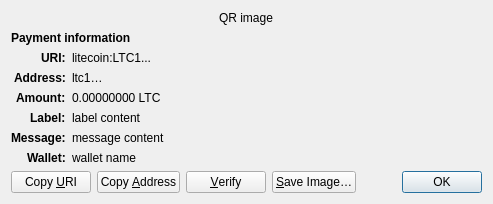
<?xml version="1.0" encoding="UTF-8"?>
<ui version="4.0">
 <class>ReceiveRequestDialog</class>
 <widget class="QDialog" name="ReceiveRequestDialog">
  <property name="geometry">
   <rect>
    <x>0</x>
    <y>0</y>
    <width>413</width>
    <height>229</height>
   </rect>
  </property>
  <property name="windowTitle">
   <string>Request payment to …</string>
  </property>
  <layout class="QGridLayout" name="gridLayout" columnstretch="0,1">
   <property name="sizeConstraint">
    <enum>QLayout::SetFixedSize</enum>
   </property>
   <item row="0" column="0" colspan="2" alignment="Qt::AlignHCenter">
    <widget class="QRImageWidget" name="qr_code">
     <property name="text">
      <string notr="true">QR image</string>
     </property>
     <property name="textInteractionFlags">
      <set>Qt::NoTextInteraction</set>
     </property>
    </widget>
   </item>
   <item row="1" column="0" colspan="2">
    <widget class="QLabel" name="payment_header">
     <property name="font">
      <font>
       <weight>75</weight>
       <bold>true</bold>
      </font>
     </property>
     <property name="text">
      <string>Payment information</string>
     </property>
     <property name="textInteractionFlags">
      <set>Qt::NoTextInteraction</set>
     </property>
    </widget>
   </item>
   <item row="2" column="0" alignment="Qt::AlignRight|Qt::AlignTop">
    <widget class="QLabel" name="uri_tag">
     <property name="font">
      <font>
       <weight>75</weight>
       <bold>true</bold>
      </font>
     </property>
     <property name="text">
      <string notr="true">URI:</string>
     </property>
     <property name="textFormat">
      <enum>Qt::PlainText</enum>
     </property>
     <property name="textInteractionFlags">
      <set>Qt::NoTextInteraction</set>
     </property>
    </widget>
   </item>
   <item row="2" column="1" alignment="Qt::AlignTop">
    <widget class="QLabel" name="uri_content">
     <property name="text">
      <string notr="true">litecoin:LTC1...</string>
     </property>
     <property name="textFormat">
      <enum>Qt::RichText</enum>
     </property>
     <property name="wordWrap">
      <bool>true</bool>
     </property>
     <property name="textInteractionFlags">
      <set>Qt::TextSelectableByMouse</set>
     </property>
    </widget>
   </item>
   <item row="3" column="0" alignment="Qt::AlignRight|Qt::AlignTop">
    <widget class="QLabel" name="address_tag">
     <property name="font">
      <font>
       <weight>75</weight>
       <bold>true</bold>
      </font>
     </property>
     <property name="text">
      <string>Address:</string>
     </property>
     <property name="textInteractionFlags">
      <set>Qt::NoTextInteraction</set>
     </property>
    </widget>
   </item>
   <item row="3" column="1" alignment="Qt::AlignTop">
    <widget class="QLabel" name="address_content">
     <property name="text">
      <string notr="true">ltc1…</string>
     </property>
     <property name="textFormat">
      <enum>Qt::PlainText</enum>
     </property>
     <property name="textInteractionFlags">
      <set>Qt::TextSelectableByMouse</set>
     </property>
    </widget>
   </item>
   <item row="4" column="0" alignment="Qt::AlignRight|Qt::AlignTop">
    <widget class="QLabel" name="amount_tag">
     <property name="font">
      <font>
       <weight>75</weight>
       <bold>true</bold>
      </font>
     </property>
     <property name="text">
      <string>Amount:</string>
     </property>
     <property name="textInteractionFlags">
      <set>Qt::NoTextInteraction</set>
     </property>
    </widget>
   </item>
   <item row="4" column="1" alignment="Qt::AlignTop">
    <widget class="QLabel" name="amount_content">
     <property name="text">
      <string notr="true">0.00000000 LTC</string>
     </property>
     <property name="textFormat">
      <enum>Qt::PlainText</enum>
     </property>
     <property name="textInteractionFlags">
      <set>Qt::TextSelectableByMouse</set>
     </property>
    </widget>
   </item>
   <item row="5" column="0" alignment="Qt::AlignRight|Qt::AlignTop">
    <widget class="QLabel" name="label_tag">
     <property name="font">
      <font>
       <weight>75</weight>
       <bold>true</bold>
      </font>
     </property>
     <property name="text">
      <string>Label:</string>
     </property>
     <property name="textInteractionFlags">
      <set>Qt::NoTextInteraction</set>
     </property>
    </widget>
   </item>
   <item row="5" column="1" alignment="Qt::AlignTop">
    <widget class="QLabel" name="label_content">
     <property name="text">
      <string notr="true">label content</string>
     </property>
     <property name="textFormat">
      <enum>Qt::PlainText</enum>
     </property>
     <property name="wordWrap">
      <bool>true</bool>
     </property>
     <property name="textInteractionFlags">
      <set>Qt::TextSelectableByMouse</set>
     </property>
    </widget>
   </item>
   <item row="6" column="0" alignment="Qt::AlignRight|Qt::AlignTop">
    <widget class="QLabel" name="message_tag">
     <property name="font">
      <font>
       <weight>75</weight>
       <bold>true</bold>
      </font>
     </property>
     <property name="text">
      <string>Message:</string>
     </property>
     <property name="textInteractionFlags">
      <set>Qt::NoTextInteraction</set>
     </property>
    </widget>
   </item>
   <item row="6" column="1" alignment="Qt::AlignTop">
    <widget class="QLabel" name="message_content">
     <property name="text">
      <string notr="true">message content</string>
     </property>
     <property name="textFormat">
      <enum>Qt::PlainText</enum>
     </property>
     <property name="wordWrap">
      <bool>true</bool>
     </property>
     <property name="textInteractionFlags">
      <set>Qt::TextSelectableByMouse</set>
     </property>
    </widget>
   </item>
   <item row="7" column="0" alignment="Qt::AlignRight|Qt::AlignTop">
    <widget class="QLabel" name="wallet_tag">
     <property name="font">
      <font>
       <weight>75</weight>
       <bold>true</bold>
      </font>
     </property>
     <property name="text">
      <string>Wallet:</string>
     </property>
     <property name="textInteractionFlags">
      <set>Qt::NoTextInteraction</set>
     </property>
    </widget>
   </item>
   <item row="7" column="1" alignment="Qt::AlignTop">
    <widget class="QLabel" name="wallet_content">
     <property name="text">
      <string notr="true">wallet name</string>
     </property>
     <property name="textFormat">
      <enum>Qt::PlainText</enum>
     </property>
     <property name="wordWrap">
      <bool>true</bool>
     </property>
     <property name="textInteractionFlags">
      <set>Qt::TextSelectableByMouse</set>
     </property>
    </widget>
   </item>
   <item row="8" column="0" colspan="2">
    <layout class="QHBoxLayout" name="horizontalLayout">
     <item>
      <widget class="QPushButton" name="btnCopyURI">
       <property name="text">
        <string>Copy &amp;URI</string>
       </property>
       <property name="autoDefault">
        <bool>false</bool>
       </property>
      </widget>
     </item>
     <item>
      <widget class="QPushButton" name="btnCopyAddress">
       <property name="text">
        <string>Copy &amp;Address</string>
       </property>
       <property name="autoDefault">
        <bool>false</bool>
       </property>
      </widget>
     </item>
     <item>
      <widget class="QPushButton" name="btnVerify">
       <property name="text">
        <string>&amp;Verify</string>
       </property>
       <property name="toolTip">
        <string>Verify this address on e.g. a hardware wallet screen</string>
       </property>
       <property name="autoDefault">
        <bool>false</bool>
       </property>
      </widget>
     </item>
     <item>
      <widget class="QPushButton" name="btnSaveAs">
       <property name="text">
        <string>&amp;Save Image…</string>
       </property>
       <property name="autoDefault">
        <bool>false</bool>
       </property>
      </widget>
     </item>
     <item>
      <spacer name="horizontalSpacer_2">
       <property name="orientation">
        <enum>Qt::Horizontal</enum>
       </property>
       <property name="sizeHint" stdset="0">
        <size>
         <width>40</width>
         <height>20</height>
        </size>
       </property>
      </spacer>
     </item>
     <item>
      <widget class="QDialogButtonBox" name="buttonBox">
       <property name="focusPolicy">
        <enum>Qt::StrongFocus</enum>
       </property>
       <property name="standardButtons">
        <set>QDialogButtonBox::Ok</set>
       </property>
      </widget>
     </item>
    </layout>
   </item>
  </layout>
 </widget>
 <customwidgets>
  <customwidget>
   <class>QRImageWidget</class>
   <extends>QLabel</extends>
   <header>qt/qrimagewidget.h</header>
  </customwidget>
 </customwidgets>
 <tabstops>
  <tabstop>buttonBox</tabstop>
  <tabstop>btnCopyURI</tabstop>
  <tabstop>btnCopyAddress</tabstop>
  <tabstop>btnSaveAs</tabstop>
 </tabstops>
 <resources/>
 <connections>
  <connection>
   <sender>buttonBox</sender>
   <signal>accepted()</signal>
   <receiver>ReceiveRequestDialog</receiver>
   <slot>accept()</slot>
   <hints>
    <hint type="sourcelabel">
     <x>135</x>
     <y>230</y>
    </hint>
    <hint type="destinationlabel">
     <x>135</x>
     <y>126</y>
    </hint>
   </hints>
  </connection>
 </connections>
</ui>
